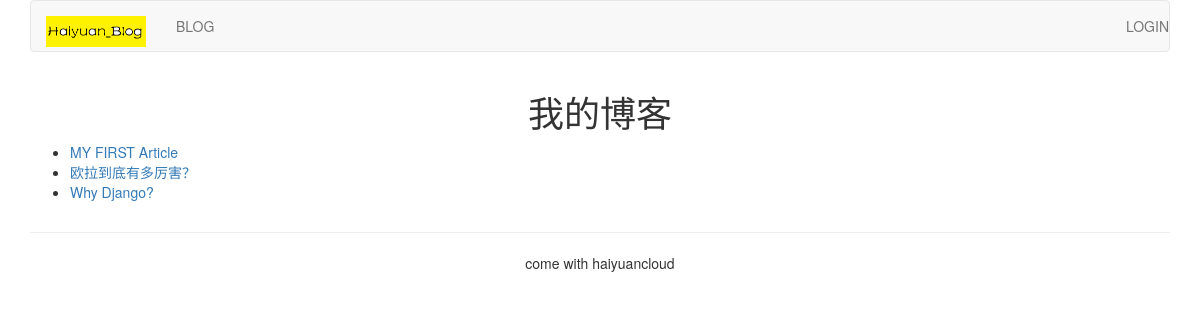
The app's page /blog_app/, older data.
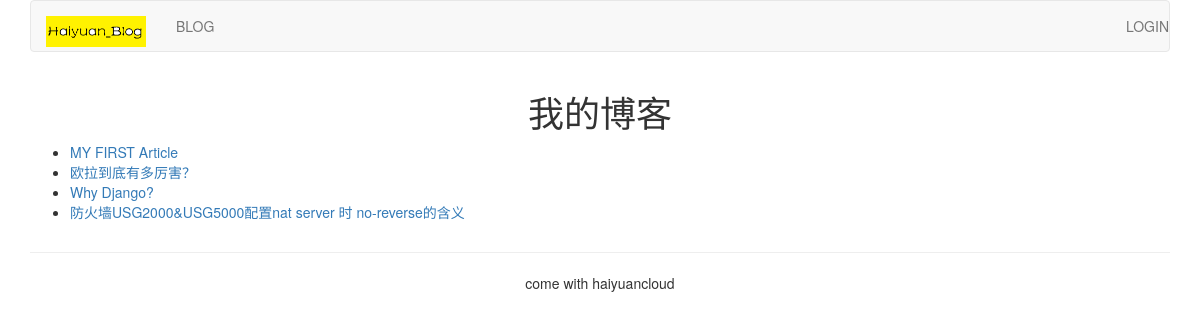
The same page, newer data.
### blog_app/models.py (models this page shows, shortened)
class BlogArticles(models.Model):
    title = models.CharField(max_length=300)
    author = models.ForeignKey(User, related_name='blog_posts')
    body = models.TextField()
    publish = models.DateTimeField(default=timezone.now)
    class Mata:
        ordering = ("-publish", )

### blog_app/views.py (the view)
def blog_app_title(request):
    blogs = BlogArticles.objects.all()
    return render(request, "blog_app/titles.html", {"blogs":blogs})

### templates/blog_app/titles.html (shortened to what this page needs)
{% extends "base.html" %}
{% block content %}
<div class="row text-center vertical-middle-sm">
    <h1>我的博客</h1>
</div>
<div class="row">
    <div class="col-xs-12 col-xs-8">
        <ul>
            {% for blog in blogs %}
                <li><a href="{{ blog.id }}">{{ blog.title }}</a> </li>
            {% endfor %}
        </ul>
    </div>
</div>
{% endblock %}

### templates/base.html (shortened to what this page needs)
{% load staticfiles %}
<!DOCTYPE html>
<html lang="zh-cn">
<head>
    <link rel="stylesheet" href="{% static 'css/bootstrap.css' %}">
</head>
<body>
    {% include "header.html" %}
    <div class="container">
        {% block content %}{% endblock %}
    </div>
    {% include "footer.html" %}
</body>
</html>

### templates/header.html
{% load staticfiles %}
<div class="container">
    <nav class="navbar navbar-default" role="navigation" hight="500px">
        <div class="navbar-header">
            <a class="navbar-brand" href="#">
                <img src="{% static '/images/logo_header.png' %}" width="100px">
            </a>
        </div>
        <div>
            <ul class="nav navbar-nav" role="navigation">
                <li><a href="{% url 'blog_app:blog_app_title' %}">BLOG</a></li>
            </ul>
            <ul class="nav navbar-nav navbar-right">
                {% if user.is_authenticated %}
                <li><a href="#">{{ user.username }}</a>
                <li><a href="{% url 'account:user_logout' %}">Logout</a>
                {% else %}
                <li><a href="{% url 'account:user_login' %}">LOGIN</a></li>
                {% endif %}
            </ul>
        </div>
    </nav>
</div>

### templates/footer.html
<div class="container">
    <hr>
    <p class="text-center">come with haiyuancloud  </p>
</div>

Row changes from the older to the newer data that the page shows:
added BlogArticles: title "防火墙USG2000&USG5000配置nat server 时 no-reverse的含义"
